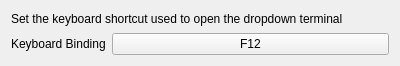
<?xml version="1.0" encoding="UTF-8"?>
<ui version="4.0">
 <class>DropdownTerminalKeyboardBindingSettingsPane</class>
 <widget class="QWidget" name="DropdownTerminalKeyboardBindingSettingsPane">
  <property name="geometry">
   <rect>
    <x>0</x>
    <y>0</y>
    <width>400</width>
    <height>66</height>
   </rect>
  </property>
  <property name="windowTitle">
   <string>Form</string>
  </property>
  <layout class="QGridLayout" name="gridLayout">
   <item row="1" column="1">
    <widget class="QPushButton" name="keybindingButton">
     <property name="sizePolicy">
      <sizepolicy hsizetype="Expanding" vsizetype="Fixed">
       <horstretch>0</horstretch>
       <verstretch>0</verstretch>
      </sizepolicy>
     </property>
     <property name="text">
      <string>F12</string>
     </property>
     <property name="checkable">
      <bool>true</bool>
     </property>
    </widget>
   </item>
   <item row="1" column="0">
    <widget class="QLabel" name="keybindLabel">
     <property name="text">
      <string>Keyboard Binding</string>
     </property>
    </widget>
   </item>
   <item row="0" column="0" colspan="2">
    <widget class="QLabel" name="label">
     <property name="text">
      <string>Set the keyboard shortcut used to open the dropdown terminal</string>
     </property>
    </widget>
   </item>
  </layout>
 </widget>
 <resources/>
 <connections/>
</ui>
